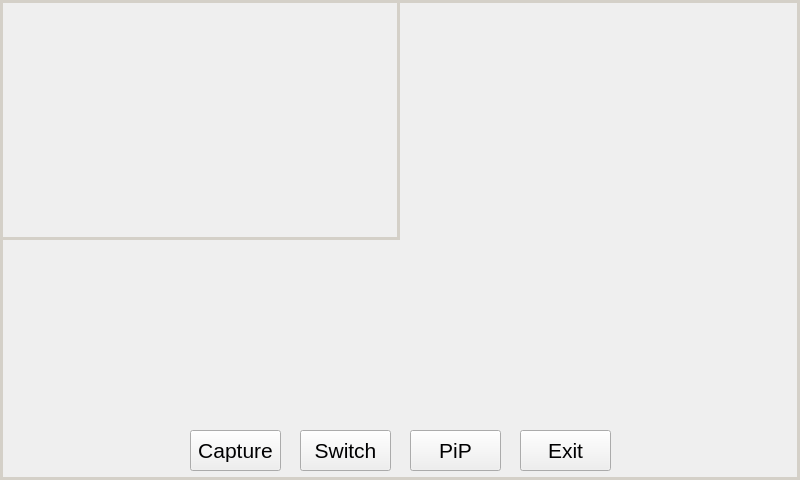
<?xml version="1.0" encoding="UTF-8"?>
<ui version="4.0">
 <class>MainWindow</class>
 <widget class="QMainWindow" name="MainWindow">
  <property name="geometry">
   <rect>
    <x>0</x>
    <y>0</y>
    <width>800</width>
    <height>480</height>
   </rect>
  </property>
  <property name="windowTitle">
   <string>Dual Camera</string>
  </property>
  <widget class="QWidget" name="centralWidget">
   <widget class="QPushButton" name="capture">
    <property name="geometry">
     <rect>
      <x>190</x>
      <y>430</y>
      <width>91</width>
      <height>41</height>
     </rect>
    </property>
    <property name="palette">
     <palette>
      <active>
       <colorrole role="WindowText">
        <brush brushstyle="SolidPattern">
         <color alpha="255">
          <red>0</red>
          <green>0</green>
          <blue>1</blue>
         </color>
        </brush>
       </colorrole>
       <colorrole role="Text">
        <brush brushstyle="SolidPattern">
         <color alpha="255">
          <red>0</red>
          <green>0</green>
          <blue>1</blue>
         </color>
        </brush>
       </colorrole>
       <colorrole role="ButtonText">
        <brush brushstyle="SolidPattern">
         <color alpha="255">
          <red>0</red>
          <green>0</green>
          <blue>1</blue>
         </color>
        </brush>
       </colorrole>
      </active>
      <inactive>
       <colorrole role="WindowText">
        <brush brushstyle="SolidPattern">
         <color alpha="255">
          <red>0</red>
          <green>0</green>
          <blue>1</blue>
         </color>
        </brush>
       </colorrole>
       <colorrole role="Text">
        <brush brushstyle="SolidPattern">
         <color alpha="255">
          <red>0</red>
          <green>0</green>
          <blue>1</blue>
         </color>
        </brush>
       </colorrole>
       <colorrole role="ButtonText">
        <brush brushstyle="SolidPattern">
         <color alpha="255">
          <red>0</red>
          <green>0</green>
          <blue>1</blue>
         </color>
        </brush>
       </colorrole>
      </inactive>
      <disabled>
       <colorrole role="WindowText">
        <brush brushstyle="SolidPattern">
         <color alpha="255">
          <red>0</red>
          <green>0</green>
          <blue>1</blue>
         </color>
        </brush>
       </colorrole>
       <colorrole role="Text">
        <brush brushstyle="SolidPattern">
         <color alpha="255">
          <red>0</red>
          <green>0</green>
          <blue>1</blue>
         </color>
        </brush>
       </colorrole>
       <colorrole role="ButtonText">
        <brush brushstyle="SolidPattern">
         <color alpha="255">
          <red>0</red>
          <green>0</green>
          <blue>1</blue>
         </color>
        </brush>
       </colorrole>
      </disabled>
     </palette>
    </property>
    <property name="font">
     <font>
      <family>Ubuntu</family>
      <pointsize>16</pointsize>
      <weight>50</weight>
      <italic>false</italic>
      <bold>false</bold>
     </font>
    </property>
    <property name="styleSheet">
     <string notr="true">color: rgb(0, 0, 1);</string>
    </property>
    <property name="text">
     <string>Capture</string>
    </property>
   </widget>
   <widget class="QPushButton" name="switch_2">
    <property name="geometry">
     <rect>
      <x>300</x>
      <y>430</y>
      <width>91</width>
      <height>41</height>
     </rect>
    </property>
    <property name="palette">
     <palette>
      <active>
       <colorrole role="WindowText">
        <brush brushstyle="SolidPattern">
         <color alpha="255">
          <red>0</red>
          <green>0</green>
          <blue>1</blue>
         </color>
        </brush>
       </colorrole>
       <colorrole role="Text">
        <brush brushstyle="SolidPattern">
         <color alpha="255">
          <red>0</red>
          <green>0</green>
          <blue>1</blue>
         </color>
        </brush>
       </colorrole>
       <colorrole role="ButtonText">
        <brush brushstyle="SolidPattern">
         <color alpha="255">
          <red>0</red>
          <green>0</green>
          <blue>1</blue>
         </color>
        </brush>
       </colorrole>
      </active>
      <inactive>
       <colorrole role="WindowText">
        <brush brushstyle="SolidPattern">
         <color alpha="255">
          <red>0</red>
          <green>0</green>
          <blue>1</blue>
         </color>
        </brush>
       </colorrole>
       <colorrole role="Text">
        <brush brushstyle="SolidPattern">
         <color alpha="255">
          <red>0</red>
          <green>0</green>
          <blue>1</blue>
         </color>
        </brush>
       </colorrole>
       <colorrole role="ButtonText">
        <brush brushstyle="SolidPattern">
         <color alpha="255">
          <red>0</red>
          <green>0</green>
          <blue>1</blue>
         </color>
        </brush>
       </colorrole>
      </inactive>
      <disabled>
       <colorrole role="WindowText">
        <brush brushstyle="SolidPattern">
         <color alpha="255">
          <red>0</red>
          <green>0</green>
          <blue>1</blue>
         </color>
        </brush>
       </colorrole>
       <colorrole role="Text">
        <brush brushstyle="SolidPattern">
         <color alpha="255">
          <red>0</red>
          <green>0</green>
          <blue>1</blue>
         </color>
        </brush>
       </colorrole>
       <colorrole role="ButtonText">
        <brush brushstyle="SolidPattern">
         <color alpha="255">
          <red>0</red>
          <green>0</green>
          <blue>1</blue>
         </color>
        </brush>
       </colorrole>
      </disabled>
     </palette>
    </property>
    <property name="font">
     <font>
      <family>Ubuntu</family>
      <pointsize>16</pointsize>
     </font>
    </property>
    <property name="styleSheet">
     <string notr="true">color: rgb(0, 0, 1);</string>
    </property>
    <property name="text">
     <string>Switch</string>
    </property>
   </widget>
   <widget class="QPushButton" name="pip">
    <property name="geometry">
     <rect>
      <x>410</x>
      <y>430</y>
      <width>91</width>
      <height>41</height>
     </rect>
    </property>
    <property name="palette">
     <palette>
      <active>
       <colorrole role="WindowText">
        <brush brushstyle="SolidPattern">
         <color alpha="255">
          <red>0</red>
          <green>0</green>
          <blue>1</blue>
         </color>
        </brush>
       </colorrole>
       <colorrole role="Text">
        <brush brushstyle="SolidPattern">
         <color alpha="255">
          <red>0</red>
          <green>0</green>
          <blue>1</blue>
         </color>
        </brush>
       </colorrole>
       <colorrole role="ButtonText">
        <brush brushstyle="SolidPattern">
         <color alpha="255">
          <red>0</red>
          <green>0</green>
          <blue>1</blue>
         </color>
        </brush>
       </colorrole>
      </active>
      <inactive>
       <colorrole role="WindowText">
        <brush brushstyle="SolidPattern">
         <color alpha="255">
          <red>0</red>
          <green>0</green>
          <blue>1</blue>
         </color>
        </brush>
       </colorrole>
       <colorrole role="Text">
        <brush brushstyle="SolidPattern">
         <color alpha="255">
          <red>0</red>
          <green>0</green>
          <blue>1</blue>
         </color>
        </brush>
       </colorrole>
       <colorrole role="ButtonText">
        <brush brushstyle="SolidPattern">
         <color alpha="255">
          <red>0</red>
          <green>0</green>
          <blue>1</blue>
         </color>
        </brush>
       </colorrole>
      </inactive>
      <disabled>
       <colorrole role="WindowText">
        <brush brushstyle="SolidPattern">
         <color alpha="255">
          <red>0</red>
          <green>0</green>
          <blue>1</blue>
         </color>
        </brush>
       </colorrole>
       <colorrole role="Text">
        <brush brushstyle="SolidPattern">
         <color alpha="255">
          <red>0</red>
          <green>0</green>
          <blue>1</blue>
         </color>
        </brush>
       </colorrole>
       <colorrole role="ButtonText">
        <brush brushstyle="SolidPattern">
         <color alpha="255">
          <red>0</red>
          <green>0</green>
          <blue>1</blue>
         </color>
        </brush>
       </colorrole>
      </disabled>
     </palette>
    </property>
    <property name="font">
     <font>
      <family>Ubuntu</family>
      <pointsize>16</pointsize>
     </font>
    </property>
    <property name="styleSheet">
     <string notr="true">color: rgb(0, 0, 1);</string>
    </property>
    <property name="text">
     <string>PiP</string>
    </property>
   </widget>
   <widget class="QPushButton" name="exit">
    <property name="geometry">
     <rect>
      <x>520</x>
      <y>430</y>
      <width>91</width>
      <height>41</height>
     </rect>
    </property>
    <property name="palette">
     <palette>
      <active>
       <colorrole role="WindowText">
        <brush brushstyle="SolidPattern">
         <color alpha="255">
          <red>0</red>
          <green>0</green>
          <blue>1</blue>
         </color>
        </brush>
       </colorrole>
       <colorrole role="Text">
        <brush brushstyle="SolidPattern">
         <color alpha="255">
          <red>0</red>
          <green>0</green>
          <blue>1</blue>
         </color>
        </brush>
       </colorrole>
       <colorrole role="ButtonText">
        <brush brushstyle="SolidPattern">
         <color alpha="255">
          <red>0</red>
          <green>0</green>
          <blue>1</blue>
         </color>
        </brush>
       </colorrole>
      </active>
      <inactive>
       <colorrole role="WindowText">
        <brush brushstyle="SolidPattern">
         <color alpha="255">
          <red>0</red>
          <green>0</green>
          <blue>1</blue>
         </color>
        </brush>
       </colorrole>
       <colorrole role="Text">
        <brush brushstyle="SolidPattern">
         <color alpha="255">
          <red>0</red>
          <green>0</green>
          <blue>1</blue>
         </color>
        </brush>
       </colorrole>
       <colorrole role="ButtonText">
        <brush brushstyle="SolidPattern">
         <color alpha="255">
          <red>0</red>
          <green>0</green>
          <blue>1</blue>
         </color>
        </brush>
       </colorrole>
      </inactive>
      <disabled>
       <colorrole role="WindowText">
        <brush brushstyle="SolidPattern">
         <color alpha="255">
          <red>0</red>
          <green>0</green>
          <blue>1</blue>
         </color>
        </brush>
       </colorrole>
       <colorrole role="Text">
        <brush brushstyle="SolidPattern">
         <color alpha="255">
          <red>0</red>
          <green>0</green>
          <blue>1</blue>
         </color>
        </brush>
       </colorrole>
       <colorrole role="ButtonText">
        <brush brushstyle="SolidPattern">
         <color alpha="255">
          <red>0</red>
          <green>0</green>
          <blue>1</blue>
         </color>
        </brush>
       </colorrole>
      </disabled>
     </palette>
    </property>
    <property name="font">
     <font>
      <family>Ubuntu</family>
      <pointsize>16</pointsize>
     </font>
    </property>
    <property name="styleSheet">
     <string notr="true">color: rgb(0, 0, 1);</string>
    </property>
    <property name="text">
     <string>Exit</string>
    </property>
   </widget>
   <widget class="QFrame" name="frame">
    <property name="geometry">
     <rect>
      <x>0</x>
      <y>0</y>
      <width>800</width>
      <height>480</height>
     </rect>
    </property>
    <property name="styleSheet">
     <string notr="true">color: rgb(212, 208, 200);</string>
    </property>
    <property name="frameShape">
     <enum>QFrame::Panel</enum>
    </property>
    <property name="frameShadow">
     <enum>QFrame::Plain</enum>
    </property>
    <property name="lineWidth">
     <number>3</number>
    </property>
   </widget>
   <widget class="QFrame" name="frame_pip">
    <property name="geometry">
     <rect>
      <x>0</x>
      <y>0</y>
      <width>400</width>
      <height>240</height>
     </rect>
    </property>
    <property name="styleSheet">
     <string notr="true">color: rgb(212, 208, 200);</string>
    </property>
    <property name="frameShape">
     <enum>QFrame::Panel</enum>
    </property>
    <property name="frameShadow">
     <enum>QFrame::Plain</enum>
    </property>
    <property name="lineWidth">
     <number>3</number>
    </property>
   </widget>
   <zorder>frame</zorder>
   <zorder>capture</zorder>
   <zorder>exit</zorder>
   <zorder>switch_2</zorder>
   <zorder>pip</zorder>
   <zorder>frame_pip</zorder>
  </widget>
 </widget>
 <layoutdefault spacing="6" margin="11"/>
 <resources/>
 <connections/>
</ui>
